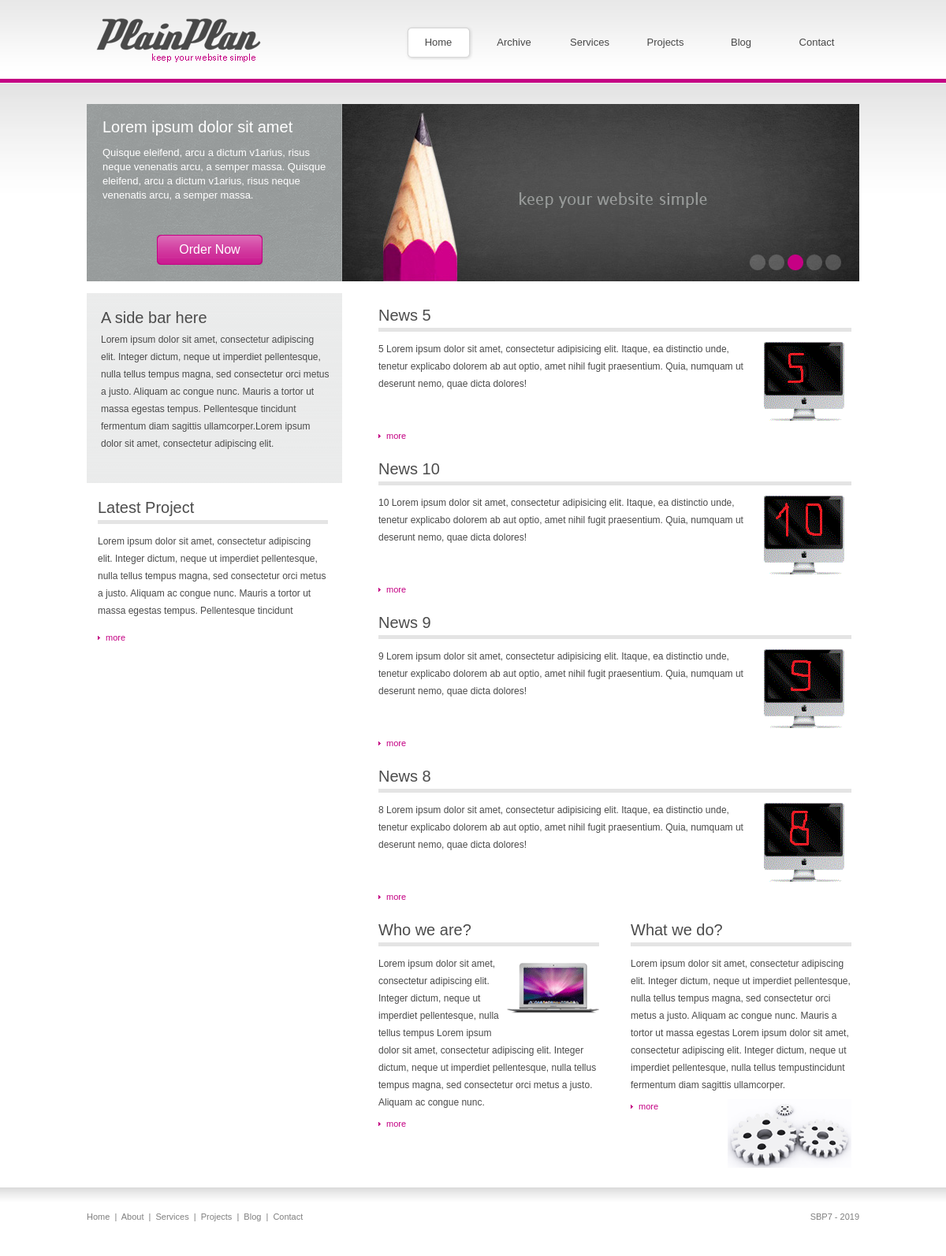
The page / on the database its author committed.
### tables this page shows
CREATE TABLE `news` (
  `id` int(11) NOT NULL,
  `title` varchar(255) NOT NULL,
  `date` timestamp NOT NULL DEFAULT CURRENT_TIMESTAMP,
  `short_content` text NOT NULL,
  `content` text NOT NULL,
  `author_name` varchar(255) NOT NULL,
  `preview` varchar(255) NOT NULL,
  `type` varchar(50) DEFAULT NULL
);

### controllers/NewsController.php (called while the page is built, shortened)
<?php
    include_once ROOT.'/models/News.php';
class NewsController
{
    public static function actionHome ()
    {
        $newsList = News::getNewsList();
        require_once (ROOT.'/views/news/home.php');
        return true;
    }
}
?>

### index.php (called while the page is built, shortened)
<?php
require_once (ROOT. '/components/Router.php');
$router = new Router();
$router->run();
?>

### models/News.php (called while the page is built, shortened)
<?php
class News
{
    public static function getNewsList ()
    {
        $db = Db::getConnection();
        $newsList = [];
        $result = $db->query('SELECT id, title, date, short_content, preview '
                                      . 'FROM news '
                                      . 'ORDER BY date DESC '
                                      . 'LIMIT 4');
        $i=0;
        while ($row = $result->fetch()){
            $newsList[$i]['id']=$row['id'];
            $newsList[$i]['title']=$row['title'];
            $newsList[$i]['date']=$row['date'];
            $newsList[$i]['short_content']=$row['short_content'];
            $newsList[$i]['preview']=$row['preview'];
            $i++;
        }
        return $newsList;
    }
}
?>

### views/news/home.php (the view, shortened to what this page needs)
<!DOCTYPE html PUBLIC "-//W3C//DTD XHTML 1.0 Transitional//EN" "http://www.w3.org/TR/xhtml1/DTD/xhtml1-transitional.dtd">
<html lang="en-US" xmlns="http://www.w3.org/1999/xhtml" dir="ltr">
<head>
	<link rel="stylesheet" href="../../template/css/style.css" type="text/css" media="all" />
</head>
<body>
<div id="header">
	<div class="shell">
		<h1 id="logo" class="notext"><a href="#">Plain Plan - Keep youy website simple</a></h1>
		<div id="navigation">
			<ul>
			    <li><a href="#" class="active">Home</a></li>
			    <li><a href="/news/archive">Archive</a></li>
			    <li><a href="#">Services</a>
			    </li>
			    <li><a href="#">Projects</a></li>
			    <li><a href="#">Blog</a></li>
			    <li><a href="#">Contact</a></li>
			</ul>
		</div>
	</div>
</div>
<div id="slider">
	<div class="shell">
		<div class="slider-left">
			<h2>Lorem ipsum dolor sit amet</h2>
			<p>Quisque eleifend, arcu a dictum v1arius, risus neque venenatis arcu, a semper massa. Quisque eleifend, arcu a dictum v1arius, risus neque venenatis arcu, a semper massa.</p>
			<a href="#" class="order-now">Order Now</a>
		</div>
		<div class="slider-right">
			<div class="slider-content">
				<ul>
				    <li><img src="../../template/images/slider-image.jpg" alt="" /></li>
				</ul>
			</div>
			<div class="slider-nav">
				<ul>
				    <li><a href="#">1</a></li>
				    <li><a href="#">2</a></li>
				    <li><a href="#" class="active">3</a></li>
				    <li><a href="#">4</a></li>
				    <li><a href="#">5</a></li>
				</ul>
			</div>
		</div>
	</div>
</div>
<div id="main">
	<div class="shell">
		<div id="sidebar">
			<div class="text-container">
				<h2>A side bar here</h2>
				<p>Lorem ipsum dolor sit amet, consectetur adipiscing elit. Integer dictum, neque ut imperdiet pellentesque, nulla tellus tempus magna, sed consectetur orci metus a justo. Aliquam ac congue nunc. Mauris a tortor ut massa egestas tempus. Pellentesque tincidunt fermentum diam sagittis ullamcorper.Lorem ipsum dolor sit amet, consectetur adipiscing elit.</p>
			</div>
			<div class="post">
				<h2>Latest Project</h2>
				<p>Lorem ipsum dolor sit amet, consectetur adipiscing elit. Integer dictum, neque ut imperdiet pellentesque, nulla tellus tempus magna, sed consectetur orci metus a justo. Aliquam ac congue nunc. Mauris a tortor ut massa egestas tempus. Pellentesque tincidunt </p>
				<a href="#" class="more">more</a>
			</div>
		</div>
		<div id="content">
            <?php foreach ($newsList as $newsItem) : ?>
			<div class="col">
				<div class="post">
					<h2><?php echo $newsItem['title'] ?></h2>
					<img src="../../template/<?php echo $newsItem['preview'] ?>" alt="" class="right" />
					<p><?php echo $newsItem['short_content'] ?></p>
					<a href="<?php echo '/news/'.$newsItem['id'] ?>" class="more">more</a>
				</div>
			</div>
			<?php endforeach; ?>
			<div class="col cols-2">
				<div class="post">
					<h2>Who we are?</h2>
					<img src="../../template/images/post-image3.gif" alt="" class="right" />
					<p>Lorem ipsum dolor sit amet, consectetur adipiscing elit. Integer dictum, neque ut imperdiet pellentesque, nulla tellus tempus Lorem ipsum dolor sit amet, consectetur adipiscing elit. Integer dictum, neque ut imperdiet pellentesque, nulla tellus tempus magna, sed consectetur orci metus a justo. Aliquam ac congue nunc. </p>
					<a href="#" class="more">more</a>
				</div>
			</div>
			<div class="col cols-2 last">
				<div class="post">
					<h2>What we do?</h2>
					<p>Lorem ipsum dolor sit amet, consectetur adipiscing elit. Integer dictum, neque ut imperdiet pellentesque, nulla tellus tempus magna, sed consectetur orci metus a justo. Aliquam ac congue nunc. Mauris a tortor ut massa egestas Lorem ipsum dolor sit amet, consectetur adipiscing elit. Integer dictum, neque ut imperdiet pellentesque, nulla tellus tempustincidunt fermentum diam sagittis ullamcorper.</p>
					<a href="#" class="more left">more</a>
					<img src="../../template/images/post-image4.gif" alt="" class="right" />
				</div>
			</div>
		</div>
	</div>
</div>
<div id="footer">
	<div class="shell">
		<p class="left">
			<a href="#">Home</a>
			<span>|</span>
			<a href="#">About</a>
			<span>|</span>
			<a href="#">Services</a>
			<span>|</span>
			<a href="#">Projects</a>
			<span>|</span>
			<a href="#">Blog</a>
			<span>|</span>
			<a href="#">Contact</a>
		</p>
		<p class="right">
			SBP7 - 2019
        </p>
	</div>
</div>
</body>
</html>

### components/Router.php (shortened to what this page needs)
<?php
class Router
{
    private function getURI ()
    {
        if (!empty($_SERVER['REQUEST_URI'])){
            return trim ($_SERVER['REQUEST_URI'], '/');
        }
        return false;
    }
    public function run ()
    {
        $uri = $this->getURI ();
        if ($uri == false){
            include_once (ROOT.'/controllers/NewsController.php');
            NewsController::actionHome();
        }
    }
}
?>

### template/css/style.css (style rules this page uses)
* { margin: 0; padding: 0; outline:0; }
body { font-size: 12px; line-height: 22px; font-family: "Lucida Sans", Arial, Helvetica, sans-serif; color: #4a4a4a; background: #fff url(../images/bg.gif) repeat-x 0 106px; }
a { color: #0252aa; text-decoration: none; cursor:pointer; }
.notext { font-size: 0; line-height: 0; text-indent: -4000px; }
.left, .alignleft { float: left; display: inline; }
.right, .alignright { float: right; display: inline; }
.shell { width: 980px; margin: 0 auto; }
.last { margin-right: 0 !important; }
#header { position: relative; height: 106px; background: url(../images/header-bg.gif) repeat-x 0 0; margin-bottom: 26px; z-index: 5; }
h1#logo { float: left; display: inline; width: 210px; height: 56px; margin: 23px 0 0 12px; }
h1#logo a { display: block; height: 56px; background: url(../images/logo.gif) no-repeat 0 0; }
#navigation { position: relative; float: right; display: inline; margin-top: 32px; z-index: 5; }
#navigation ul { list-style: none outside none; }
#navigation ul li { position: relative; float: left; display: inline; margin-right: 10px; }
#navigation ul li a { width: 84px; height: 44px; display: block; color: #474747; font-size: 13px; text-align: center; line-height: 43px; padding-right: 2px; }
#navigation ul li a:hover, #navigation ul li a.active, #navigation ul li a.hover { background: url(../images/nav-hover.gif) no-repeat 0 0; text-decoration: none; z-index: 1; }
#slider { position: relative; z-index: 1; height: 225px; margin-bottom: 15px; }
#slider .shell { position: relative; height: 225px; }
.slider-left { float: left; display: inline; width: 284px; height: 207px; background: url(../images/slider-left-bg.gif) no-repeat 0 0; color: #fff; padding: 18px 20px 0 20px; }
.slider-left h2 { font-size: 20px; font-weight: normal; margin-bottom: 13px; }
.slider-left p { font-size: 13px; line-height: 18px; font-family: Arial; }
.slider-left .order-now { display: block; width: 134px; height: 38px; background: url(../images/ordernow.gif) no-repeat 0 0; font-size: 16px; color: #fff; line-height: 37px; text-align: center; margin: 41px 0 0 69px; }
.slider-right { position: relative; float: left; display: inline; width: 656px; height: 225px; }
.slider-content { position: relative; width: 656px; height: 225px; overflow: hidden; }
.slider-content ul { list-style: none outside none; height: 100%; overflow: hidden; }
.slider-content ul li, .jcarousel-clip { position: relative; width: 656px; height: 225px; z-index: 1; }
.slider-nav { position: absolute; bottom: 14px; right: 19px; display: block; z-index: 10; }
.slider-nav ul { list-style: none outside none; }
.slider-nav ul li { float: left; display: inline; width: 20px; height: 20px; margin-right: 4px; }
.slider-nav ul li a { width: 20px; height: 20px; display: block; background: url(../images/slider-nav.png) no-repeat 0 0; font-size: 0; line-height: 0; text-indent: -4000px; }
.slider-nav ul li a:hover, .slider-nav ul li a.active { background: url(../images/slider-nav-hover.png) no-repeat 0 0; }
#main h2 { font-size: 20px; font-weight: normal; color: #4c4c4c; }
#sidebar { float: left; display: inline; width: 324px; }
#sidebar .text-container { min-height: 221px; background: #eaebeb url(../images/text-containerbg.gif) repeat-x 0 0; padding: 20px 15px 0 18px; margin-bottom: 20px; }
#sidebar .text-container h2 { margin-bottom: 6px; }
.post h2 { border-bottom: 5px solid #e4e4e4; padding-bottom: 5px; margin-bottom: 11px; }
.post .more { display: block; background: url(../images/pink-arrow.gif) no-repeat 0 4px; color: #c40083; font-size: 11px; line-height: 12px; padding-left: 10px; margin-top: 10px; }
#sidebar .post { padding: 0 18px 0 14px; }
#sidebar .post .more { margin-top: 17px; }
#content { float: right; display: inline; width: 600px; padding-top: 17px; margin-right: 10px; }
.col { margin-bottom: 25px; }
.cols-2 { float: left; display: inline; width: 280px; margin-right: 40px; }
#footer { height: 87px; background: url(../images/footer-bg.gif) repeat-x 0 0; font-size: 11px; color: #7f7f7f; }
#footer .shell { padding: 26px 0 0 0; }
#footer a { color: #7f7f7f; }
#footer p.left span { padding: 0 3px; }

### rows shown on the page
news: title "News 5", preview (picture), short_content "5 Lorem ipsum dolor sit amet, consectetur adipisicing elit. Itaque, ea distinctio unde, tenetur explicabo dolorem ab aut optio, amet nihil fugit praesentium. Quia, numquam ut deserunt nemo, quae dicta dolores!"
news: title "News 10", preview (picture), short_content "10 Lorem ipsum dolor sit amet, consectetur adipisicing elit. Itaque, ea distinctio unde, tenetur explicabo dolorem ab aut optio, amet nihil fugit praesentium. Quia, numquam ut deserunt nemo, quae dicta dolores!"
news: title "News 9", preview (picture), short_content "9 Lorem ipsum dolor sit amet, consectetur adipisicing elit. Itaque, ea distinctio unde, tenetur explicabo dolorem ab aut optio, amet nihil fugit praesentium. Quia, numquam ut deserunt nemo, quae dicta dolores!"
news: title "News 8", preview (picture), short_content "8 Lorem ipsum dolor sit amet, consectetur adipisicing elit. Itaque, ea distinctio unde, tenetur explicabo dolorem ab aut optio, amet nihil fugit praesentium. Quia, numquam ut deserunt nemo, quae dicta dolores!"
